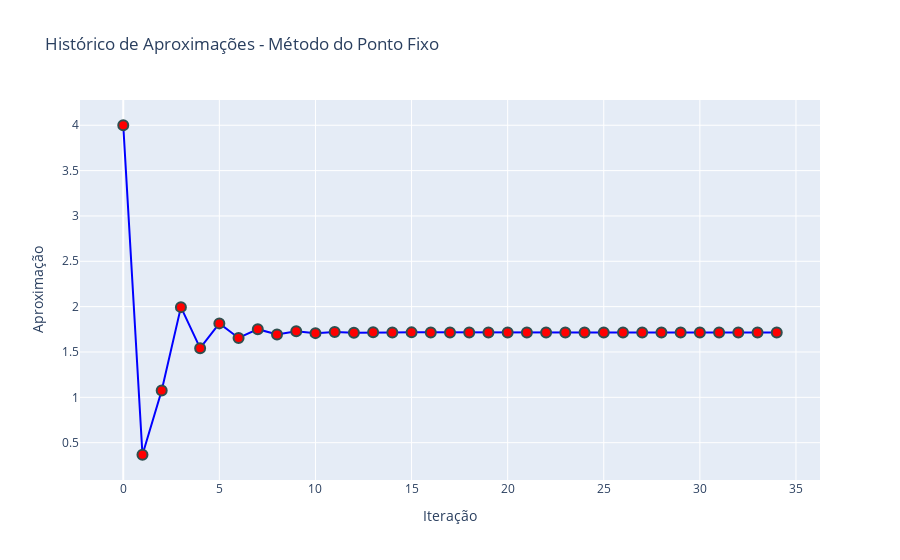

Notebook source saved alongside this figure:
### Code cell
fpi_plot_history(history)

### Figure 1 — Plotly figure (JSON) as saved in the notebook; plotly's stock layout.template omitted (floating-point values rounded to 4 significant figures)
{"data": [{"hovertemplate": "Iteração=%{x}<br>Aproximação=%{y}<extra></extra>", "legendgroup": "", "line": {"color": "blue", "dash": "solid", "width": 2}, "marker": {"color": "red", "line": {"color": "DarkSlateGrey", "width": 2}, "size": 10, "symbol": "circle"}, "mode": "lines+markers", "name": "", "orientation": "v", "showlegend": false, "type": "scatter", "x": [0, 1, 2, 3, 4, 5, 6, 7, 8, 9, 10, 11, 12, 13, 14, 15, 16, 17, 18, 19, 20, 21, 22, 23, 24, 25, 26, 27, 28, 29, 30, 31, 32, 33, 34], "xaxis": "x", "y": [4.0, 0.3669, 1.076, 1.995, 1.542, 1.815, 1.655, 1.752, 1.694, 1.729, 1.708, 1.72, 1.713, 1.717, 1.715, 1.716, 1.715, 1.716, 1.716, 1.716, 1.716, 1.716, 1.716, 1.716, 1.716, 1.716, 1.716, 1.716, 1.716, 1.716, 1.716, 1.716, 1.716, 1.716, 1.716], "yaxis": "y"}], "layout": {"legend": {"tracegroupgap": 0}, "title": {"text": "Histórico de Aproximações - Método do Ponto Fixo"}, "xaxis": {"anchor": "y", "domain": [0, 1], "title": {"text": "Iteração"}}, "yaxis": {"anchor": "x", "domain": [0, 1], "title": {"text": "Aproximação"}}}}
